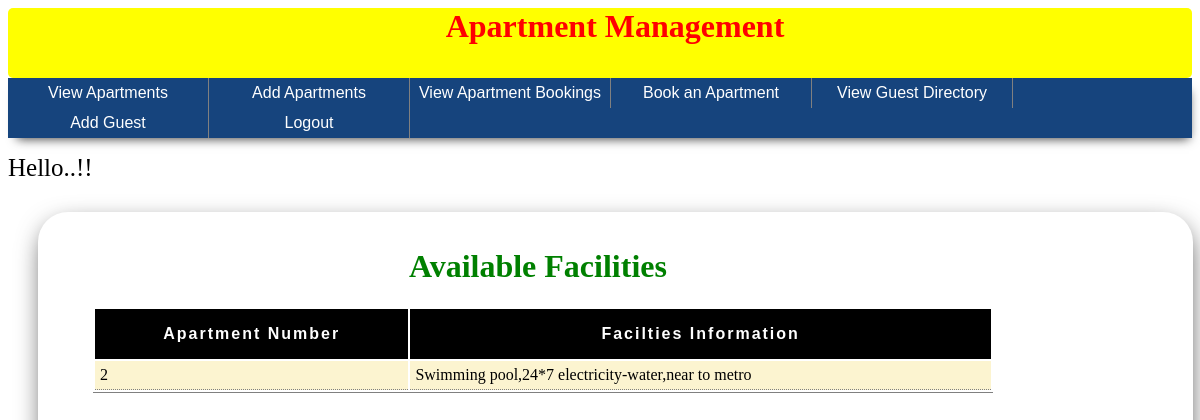
The page /view_facilities.php?apt_id=2 on the database its author committed.
### tables this page shows
CREATE TABLE `apartments` (
  `apt_id` int(11) NOT NULL,
  `building_id` int(11) NOT NULL,
  `apt_type_code` varchar(10) NOT NULL,
  `apt_number` int(11) NOT NULL,
  `bathroom_count` int(11) NOT NULL,
  `bedroom_count` int(11) NOT NULL,
  `room_count` int(11) NOT NULL
);

CREATE TABLE `apartment_facilities` (
  `apt_id` int(11) NOT NULL,
  `facility_description` varchar(200) DEFAULT NULL
);

### view_facilities.php (the view, shortened to what this page needs)
<?php
include ('connect_to_sql.php');
include ('menu.php');
echo '<link rel="stylesheet" href="styles.css" type="text/css">';
function printTableHeader(){
    echo '<tr class="header">
                <th> Apartment Number </th>
                <th> Facilties Information </th>
        </tr>';
}
function getListofFacilities ($db,$apt_id){
        $query = " select aa.apt_number,
				a.facility_description
				from apartments aa,
				apartment_facilities a
				where aa.apt_id = a.apt_id and  a.apt_id=$apt_id order by a.facility_description asc ";
        $result = @mysqli_query($db, $query);
        if($result){
            $count=0;$css="even";
            while ($row = mysqli_fetch_array($result, MYSQLI_ASSOC)){
                if($count%2==0){$css="even";}else{$css="odd";}
                $count++;
                echo '<tr class="detail '.$css.'">
                        <td>'.$row['apt_number'].'</td>
                        <td>'.$row['facility_description'].'</td>
                    </tr>';
            }
        }
}
if (isset($_GET['apt_id'])) {
	$apt_id = $_GET['apt_id'];
} else {
	$apt_id="0";
}
echo '<div class="container">';
echo '<div style="width:80%">';
echo '<h1>Available Facilities</h1>';
echo '<table>';
printTableHeader();
getListofFacilities($dbc,$apt_id);
echo '</table>';
echo '</div>';
echo '</div>';
?>

### styles.css (style rules this page uses)
.header th { background: #000; height:50px; color: white; padding: 5px; font-family:helvetica; letter-spacing: 2px; }
td { background: #fce790; padding-top:5px; border-bottom: 1px dotted grey; }
.even td { background:#fcf4d0; padding-top:5px; border-bottom: 1px dotted grey; }
table tr td { text-align: left; padding: 5px; }
table { width: 100%; align-self: center; border-bottom: 1px solid grey; margin-left: 20px; }
.container div { margin-left: 20px; }
.container { margin-top:30px; width:95%; height:100%; margin-left:30px; margin-bottom:30px; -webkit-box-shadow: 1px 9px 27px -5px rgba(0,0,0,0.75); -moz-box-shadow: 1px 9px 27px -5px rgba(0,0,0,0.75); box-shadow: 1px 9px 27px -5px rgba(0,0,0,0.75); padding: 15px; border-radius:30px; }
h1 { text-align:center; margin-left:30px; color:green; }

### rows shown on the page
apartments: apt_number "2", apartment_facilities.facility_description "Swimming pool,24*7 electricity-water,near to metro"
